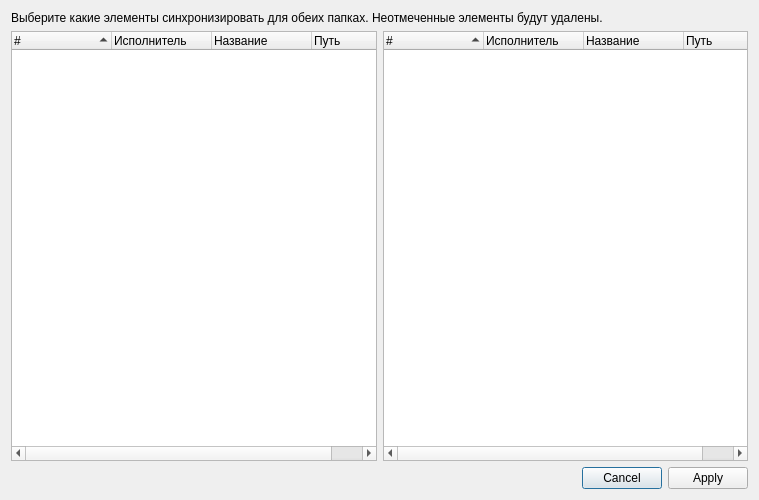
<?xml version="1.0" encoding="UTF-8"?>
<ui version="4.0">
 <class>SyncDlg</class>
 <widget class="QDialog" name="SyncDlg">
  <property name="geometry">
   <rect>
    <x>0</x>
    <y>0</y>
    <width>759</width>
    <height>500</height>
   </rect>
  </property>
  <property name="windowTitle">
   <string>Результат поиска для синхронизации</string>
  </property>
  <layout class="QGridLayout" name="gridLayout">
   <item row="0" column="0" colspan="2">
    <widget class="QLabel" name="label">
     <property name="text">
      <string>Выберите какие элементы синхронизировать для обеих папках. Неотмеченные элементы будут удалены.</string>
     </property>
    </widget>
   </item>
   <item row="1" column="0">
    <widget class="QTreeWidget" name="sync_dlg_tree_1">
     <property name="alternatingRowColors">
      <bool>true</bool>
     </property>
     <property name="uniformRowHeights">
      <bool>true</bool>
     </property>
     <property name="sortingEnabled">
      <bool>true</bool>
     </property>
     <property name="wordWrap">
      <bool>true</bool>
     </property>
     <property name="expandsOnDoubleClick">
      <bool>false</bool>
     </property>
     <property name="columnCount">
      <number>4</number>
     </property>
     <attribute name="headerShowSortIndicator" stdset="0">
      <bool>true</bool>
     </attribute>
     <column>
      <property name="text">
       <string>#</string>
      </property>
     </column>
     <column>
      <property name="text">
       <string>Исполнитель</string>
      </property>
     </column>
     <column>
      <property name="text">
       <string>Название</string>
      </property>
     </column>
     <column>
      <property name="text">
       <string>Путь</string>
      </property>
     </column>
    </widget>
   </item>
   <item row="1" column="1">
    <widget class="QTreeWidget" name="sync_dlg_tree_2">
     <property name="alternatingRowColors">
      <bool>true</bool>
     </property>
     <property name="uniformRowHeights">
      <bool>true</bool>
     </property>
     <property name="sortingEnabled">
      <bool>true</bool>
     </property>
     <property name="wordWrap">
      <bool>true</bool>
     </property>
     <property name="expandsOnDoubleClick">
      <bool>false</bool>
     </property>
     <property name="columnCount">
      <number>4</number>
     </property>
     <attribute name="headerShowSortIndicator" stdset="0">
      <bool>true</bool>
     </attribute>
     <column>
      <property name="text">
       <string>#</string>
      </property>
     </column>
     <column>
      <property name="text">
       <string>Исполнитель</string>
      </property>
     </column>
     <column>
      <property name="text">
       <string>Название</string>
      </property>
     </column>
     <column>
      <property name="text">
       <string>Путь</string>
      </property>
     </column>
    </widget>
   </item>
   <item row="2" column="0" colspan="2">
    <widget class="QDialogButtonBox" name="buttonBox">
     <property name="standardButtons">
      <set>QDialogButtonBox::Apply|QDialogButtonBox::Cancel</set>
     </property>
    </widget>
   </item>
  </layout>
 </widget>
 <resources/>
 <connections>
  <connection>
   <sender>buttonBox</sender>
   <signal>accepted()</signal>
   <receiver>SyncDlg</receiver>
   <slot>accept()</slot>
   <hints>
    <hint type="sourcelabel">
     <x>248</x>
     <y>254</y>
    </hint>
    <hint type="destinationlabel">
     <x>157</x>
     <y>274</y>
    </hint>
   </hints>
  </connection>
  <connection>
   <sender>buttonBox</sender>
   <signal>rejected()</signal>
   <receiver>SyncDlg</receiver>
   <slot>reject()</slot>
   <hints>
    <hint type="sourcelabel">
     <x>316</x>
     <y>260</y>
    </hint>
    <hint type="destinationlabel">
     <x>286</x>
     <y>274</y>
    </hint>
   </hints>
  </connection>
 </connections>
</ui>
